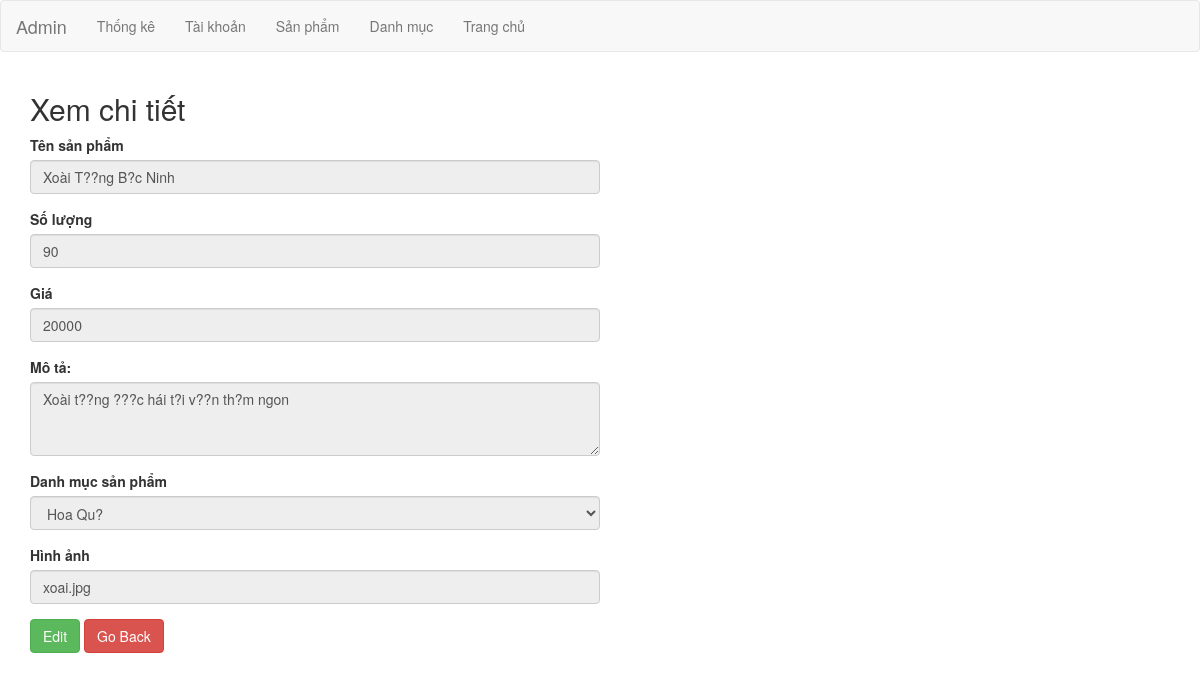
/Admin/index.php?page=sanpham&action=view&id=7 (signed in), run on the app's committed database.
### tables this page shows
CREATE TABLE `products` (
  `id` int(11) NOT NULL,
  `name` varchar(128) NOT NULL,
  `img` varchar(128) NOT NULL,
  `price` varchar(20) NOT NULL,
  `id_type` int(2) NOT NULL,
  `description` varchar(500) NOT NULL,
  `count` int(20) NOT NULL
);

CREATE TABLE `type_product` (
  `id` int(2) NOT NULL,
  `name` varchar(128) NOT NULL
);

### Admin/index.php (called while the page is built, shortened)
<?php
  include_once './Model/cato.php';
  if(isset($_GET['page'])){
    $view=$_GET['page'];
  } else {
    $view = 'trangchinh.php';
  }
  if(isset($_GET['action'])){
    $action=$_GET['action'];
  }else{
    $action='df';
  }
  switch ($view) {
    case 'sanpham':
            switch ($action) {
              case 'view':
                $id=$_GET['id'];
                $product= new product();
                $cato=new cato();
                $rows=$cato->getList();
                $result=$product->selectById($id);
                extract($result);
                break;
            }
      break;
  }
  require_once './View/layout.php';
?>

### Admin/Model/connect.php (called while the page is built, shortened)
<?php
class connect{
		var $db=null;
		function __construct(){
			$dsn="mysql:host=localhost;dbname=shophanh";
			$user='root';
			$pass='';
			$this-> db = new PDO($dsn, $user, $pass, array(PDO::MYSQL_ATTR_INIT_COMMAND=>"SET NAMES 'utf8'"));
		}
		function getList($select){
			$result =$this -> db ->query($select);
			return $result;
		}
	}
?>

### Admin/Model/product.php (called while the page is built, shortened)
<?php
require_once 'connect.php';
class product{
     function selectById($id){
            $db=new connect();
            $select="SELECT * FROM products WHERE id=$id";
            $results = $db->getList($select);
            $result= $results->fetch();
            return $result;
        }
}
?>

### Admin/Model/cato.php (called while the page is built, shortened)
<?php
require_once 'connect.php';
class cato{
      function getList(){
        	$db = new connect();
        	$sql="SELECT * FROM type_product ";
        	$result = $db -> getList($sql);
        	$rows=$result->fetchAll();
        	return $rows;
        }
}
?>

### Admin/View/Product/view-product.php (the view, shortened to what this page needs)
<div class="container">
	<h2> <?php
		if($action=='view'){
			echo "Xem chi tiết";
		} else {
			echo "Chỉnh sửa sản phẩm";		}
	?> </h2>
	<div class='w-50'>
	<form action="index.php?page=sanpham" method="POST" >
		<div class="form-group">
			<label for="">Tên sản phẩm</label>
			<input type="text" class="form-control" id="name" name="name" value="<?=$name?>" <?=$action=='view'? 'readonly':''?>>
		</div>
		<div class="form-group">
			<label for="">Số lượng</label>
			<input type="number" class="form-control" id="count" name="count" value="<?=$count?>" <?=$action=='view'? 'readonly':''?>>
		</div>
		<div class="form-group">
			<label for="">Giá</label>
			<input type="text" class="form-control" id="price" name="price" value="<?=$price?>" <?=$action=='view'? 'readonly':''?>>
		</div>
		<div class="form-group">
			<label for="">Mô tả:</label>
			<textarea name="description" id="description" class="form-control" rows="3" <?=$action=='view'? 'readonly':''?>><?=$description?></textarea>
		</div>
		<div class="form-group">
			<label for="">Danh mục sản phẩm</label>
			<select class="form-control" id="type" name="type" value="<?=$id_type?>" <?=$action=='view'? 'readonly':''?>>
				<?php
				foreach ($rows as $row){
					echo "<option value='".$row['id']."'";
						if($id_type == $row['id'] ){
							echo "selected='selected'";
						}
					echo ">".$row['name']." </option>";
				}
				?>
			</select>
		</div>
		<div class="form-group">
			<label for="">Hình ảnh</label>
			<input type="text" class="form-control" id="img" name="img" value="<?=$img?>" <?=$action=='view'? 'readonly':''?>>
		</div>
	 <?php
	  	if($action=='view'){
	  		echo "<a href='?page=sanpham&action=edit&id=$id'> <button type='button' class='btn btn-success' >Edit</button> </a>";
	  	} else {
	  		echo "<button type='submit' class='btn btn-success' name='updateproduct'>Cập nhật</button> ";
	  	}
	  ?>
		<button type="submit" class="btn btn-danger" name="goback">Go Back</button>
	</form>
	</div>
</div>

### Public/Css/admin.css (style rules this page uses)
.w-50 { width:50%; }

### data on the page
products: name "Xoài T??ng B?c Ninh", count "90", price "20000", description "Xoài t??ng ???c hái t?i v??n th?m ngon", type "Hoa Qu?", img "xoai.jpg"
